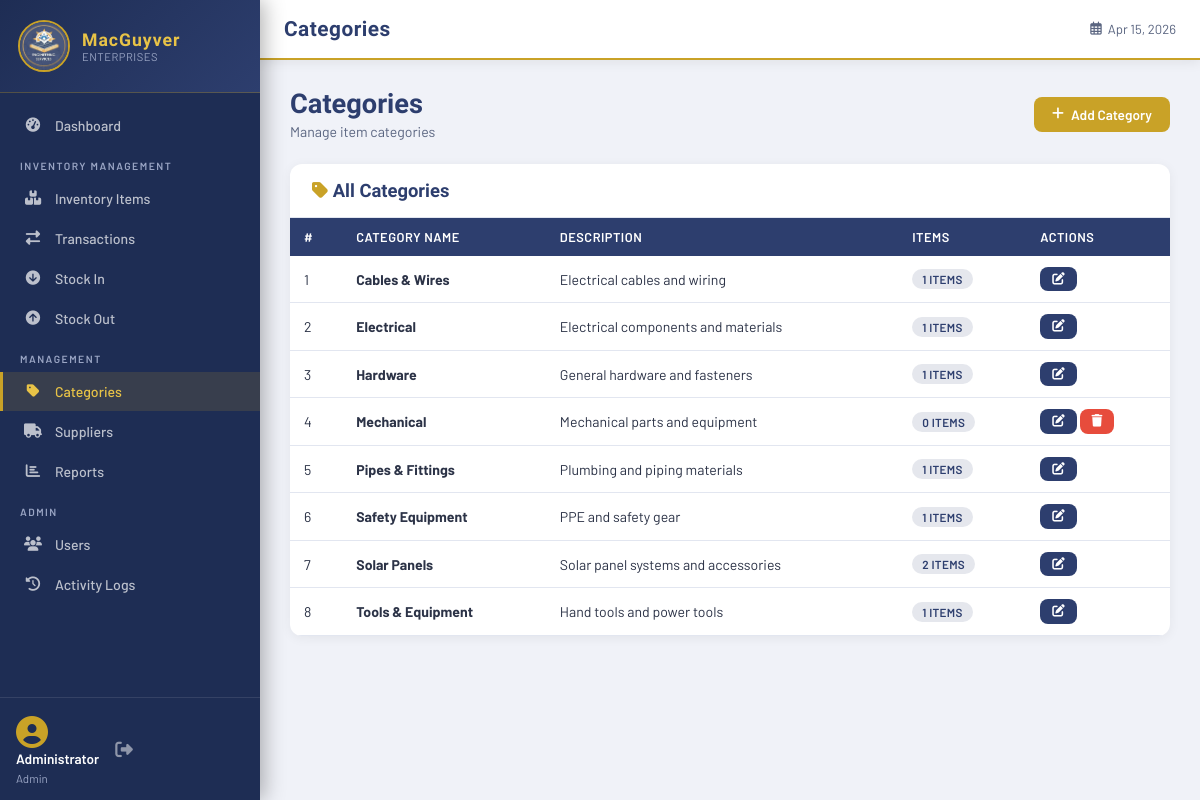
/pages/categories.php (signed in), run on the app's committed database.
### tables this page shows
CREATE TABLE IF NOT EXISTS users (
    id INT AUTO_INCREMENT PRIMARY KEY,
    username VARCHAR(50) NOT NULL UNIQUE,
    password VARCHAR(255) NOT NULL,
    full_name VARCHAR(100) NOT NULL,
    email VARCHAR(100),
    role ENUM('admin','staff','viewer') DEFAULT 'staff',
    is_active TINYINT(1) DEFAULT 1,
    created_at TIMESTAMP DEFAULT CURRENT_TIMESTAMP,
    last_login TIMESTAMP NULL
);

CREATE TABLE IF NOT EXISTS categories (
    id INT AUTO_INCREMENT PRIMARY KEY,
    name VARCHAR(100) NOT NULL,
    description TEXT,
    created_at TIMESTAMP DEFAULT CURRENT_TIMESTAMP
);

### includes/functions.php (called while the page is built, shortened)
<?php
function getCurrentUser() {
    $db = getDB();
    $id = (int)$_SESSION['user_id'];
    $res = $db->query("SELECT * FROM users WHERE id=$id LIMIT 1");
    return $res->fetch_assoc();
}
function isAdmin() {
    return isset($_SESSION['role']) && $_SESSION['role'] === 'admin';
}
function sanitize($str) {
    return htmlspecialchars(trim($str), ENT_QUOTES, 'UTF-8');
}

### pages/categories.php (the view, shortened to what this page needs)
<?php
$pageTitle = 'Categories';
require_once '../includes/header.php';
$db = getDB();
$cats = $db->query("SELECT c.*,(SELECT COUNT(*) FROM items i WHERE i.category_id=c.id) item_count FROM categories c ORDER BY c.name");
?>
<div class="page-header">
  <div><h1>Categories</h1><p>Manage item categories</p></div>
  <button class="btn btn-gold" onclick="openModal('addCatModal')"><i class="fas fa-plus"></i> Add Category</button>
</div>
<div class="card">
  <div class="card-header"><h2><i class="fas fa-tag" style="color:var(--gold)"></i> All Categories</h2></div>
  <div class="table-responsive">
    <table>
      <thead><tr><th>#</th><th>Category Name</th><th>Description</th><th>Items</th><th>Actions</th></tr></thead>
      <tbody>
      <?php $i=1; while($r=$cats->fetch_assoc()): ?>
      <tr>
        <td><?= $i++ ?></td>
        <td><strong><?= sanitize($r['name']) ?></strong></td>
        <td><?= sanitize($r['description'] ?? '-') ?></td>
        <td><span class="badge badge-navy"><?= $r['item_count'] ?> items</span></td>
        <td>
          <button class="btn btn-sm btn-primary" onclick='editCat(<?= json_encode($r) ?>)'><i class="fas fa-edit"></i></button>
          <?php if(isAdmin() && $r['item_count']==0): ?>
          <form method="POST" style="display:inline"><input type="hidden" name="action" value="delete"><input type="hidden" name="cat_id" value="<?= $r['id'] ?>">
            <button type="submit" class="btn btn-sm btn-danger btn-delete"><i class="fas fa-trash"></i></button>
          </form>
          <?php endif; ?>
        </td>
      </tr>
      <?php endwhile; ?>
      </tbody>
    </table>
  </div>
</div>
<?php require_once '../includes/footer.php'; ?>

### includes/header.php (shortened to what this page needs)
<?php
require_once __DIR__ . '/functions.php';
$currentUser = getCurrentUser();
$currentPage = basename($_SERVER['PHP_SELF'], '.php');
?>
<!DOCTYPE html>
<html lang="en">
<head>
<link rel="stylesheet" href="https://cdnjs.cloudflare.com/ajax/libs/font-awesome/6.5.0/css/all.min.css">
<link rel="stylesheet" href="<?= BASE_URL ?>assets/css/style.css">
</head>
<body>
<aside class="sidebar" id="sidebar">
  <div class="sidebar-brand">
    <img src="<?= BASE_URL ?>assets/logo.png" alt="Logo" class="brand-logo">
    <div class="brand-text">
      <span class="brand-name">MacGuyver</span>
      <span class="brand-sub">Enterprises</span>
    </div>
  </div>
  <nav class="sidebar-nav">
    <a href="<?= BASE_URL ?>dashboard.php" class="nav-item <?= $currentPage==='dashboard'?'active':'' ?>">
      <i class="fas fa-tachometer-alt"></i><span>Dashboard</span>
    </a>
    <div class="nav-section-label">INVENTORY MANAGEMENT</div>
    <a href="<?= BASE_URL ?>pages/items.php" class="nav-item <?= $currentPage==='items'?'active':'' ?>">
      <i class="fas fa-boxes"></i><span>Inventory Items</span>
    </a>
    <a href="<?= BASE_URL ?>pages/transactions.php" class="nav-item <?= $currentPage==='transactions'?'active':'' ?>">
      <i class="fas fa-exchange-alt"></i><span>Transactions</span>
    </a>
    <a href="<?= BASE_URL ?>pages/stock_in.php" class="nav-item <?= $currentPage==='stock_in'?'active':'' ?>">
      <i class="fas fa-arrow-circle-down"></i><span>Stock In</span>
    </a>
    <a href="<?= BASE_URL ?>pages/stock_out.php" class="nav-item <?= $currentPage==='stock_out'?'active':'' ?>">
      <i class="fas fa-arrow-circle-up"></i><span>Stock Out</span>
    </a>
    <div class="nav-section-label">MANAGEMENT</div>
    <a href="<?= BASE_URL ?>pages/categories.php" class="nav-item <?= $currentPage==='categories'?'active':'' ?>">
      <i class="fas fa-tag"></i><span>Categories</span>
    </a>
    <a href="<?= BASE_URL ?>pages/suppliers.php" class="nav-item <?= $currentPage==='suppliers'?'active':'' ?>">
      <i class="fas fa-truck"></i><span>Suppliers</span>
    </a>
    <a href="<?= BASE_URL ?>pages/reports.php" class="nav-item <?= $currentPage==='reports'?'active':'' ?>">
      <i class="fas fa-chart-bar"></i><span>Reports</span>
    </a>
    <?php if(isAdmin()): ?>
    <div class="nav-section-label">ADMIN</div>
    <a href="<?= BASE_URL ?>pages/users.php" class="nav-item <?= $currentPage==='users'?'active':'' ?>">
      <i class="fas fa-users"></i><span>Users</span>
    </a>
    <a href="<?= BASE_URL ?>pages/logs.php" class="nav-item <?= $currentPage==='logs'?'active':'' ?>">
      <i class="fas fa-history"></i><span>Activity Logs</span>
    </a>
    <?php endif; ?>
  </nav>
  <div class="sidebar-footer">
    <div class="user-info">
      <div class="user-avatar"><i class="fas fa-user-circle"></i></div>
      <div class="user-details">
        <span class="user-name"><?= sanitize($currentUser['full_name']) ?></span>
        <span class="user-role"><?= ucfirst($currentUser['role']) ?></span>
      </div>
    </div>
    <a href="<?= BASE_URL ?>logout.php" class="logout-btn" title="Logout"><i class="fas fa-sign-out-alt"></i></a>
  </div>
</aside>
<div class="main-wrapper">
  <header class="topbar">
    <div class="topbar-title"><?= isset($pageTitle) ? sanitize($pageTitle) : 'Dashboard' ?></div>
    <div class="topbar-right">
      <span class="date-display"><i class="far fa-calendar-alt"></i> <?= date('M d, Y') ?></span>
    </div>
  </header>
  <main class="content-area">

### data on the page
users: full_name "Administrator", role "Admin"
categories: name "Cables & Wires", description "Electrical cables and wiring", item_count "1"
categories: name "Electrical", description "Electrical components and materials", item_count "1"
categories: name "Hardware", description "General hardware and fasteners", item_count "1"
categories: name "Mechanical", description "Mechanical parts and equipment", item_count "0"
categories: name "Pipes & Fittings", description "Plumbing and piping materials", item_count "1"
categories: name "Safety Equipment", description "PPE and safety gear", item_count "1"
categories: name "Solar Panels", description "Solar panel systems and accessories", item_count "2"
categories: name "Tools & Equipment", description "Hand tools and power tools", item_count "1"

### other printed values
$pageTitle "Categories"
